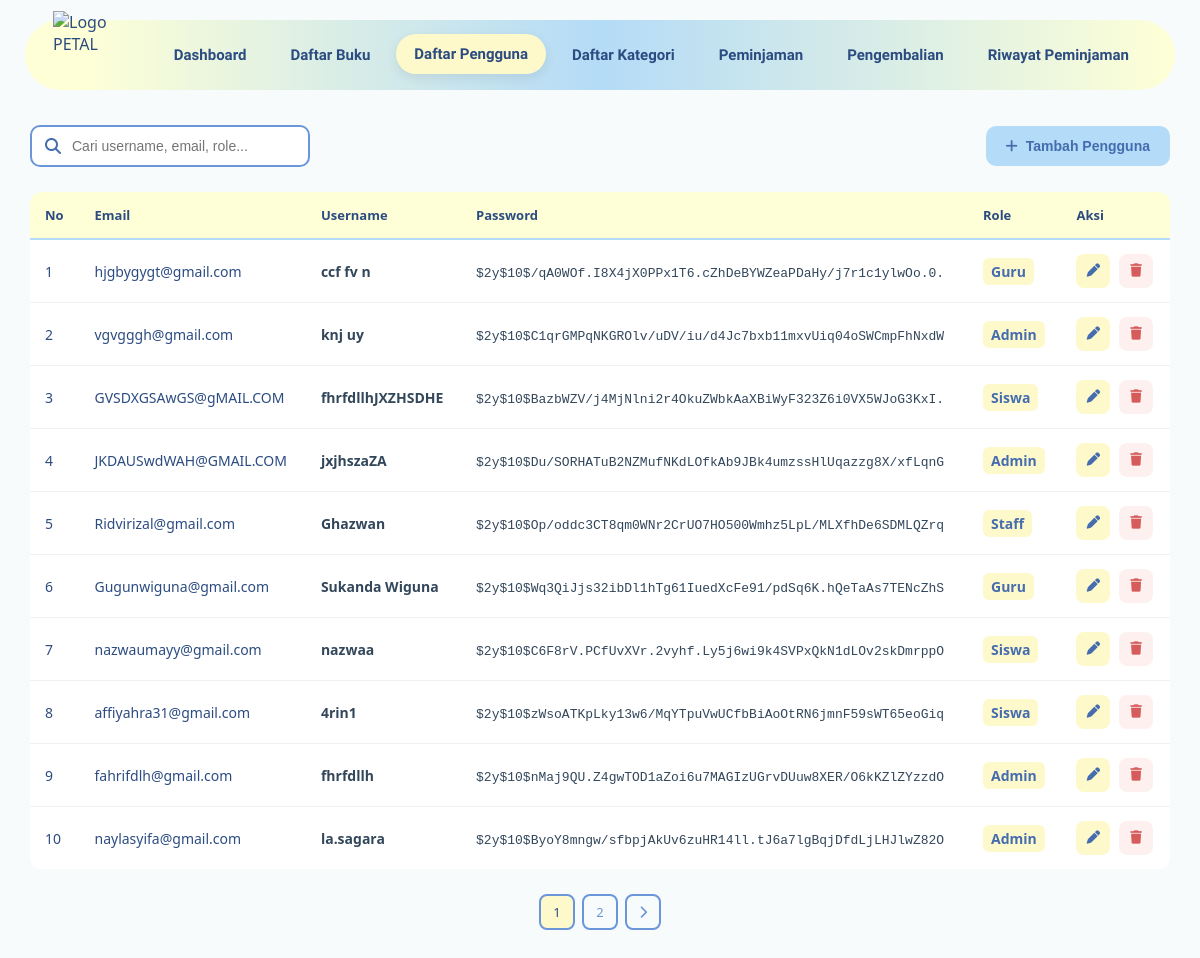
Screenshot of /views/daftar_user.php (signed in) with the database file from the repository.
### tables this page shows
CREATE TABLE `users` (
  `id_user` int(11) NOT NULL,
  `Email` varchar(160) DEFAULT NULL,
  `username` varchar(50) DEFAULT NULL,
  `password` varchar(255) DEFAULT NULL,
  `role` enum('admin','siswa','guru','staff') NOT NULL DEFAULT 'siswa'
);

### models/koneksi.php (called while the page is built, shortened)
<?php
class Koneksi {
    private $host = "localhost",
            $username = "root",
            $pass = "",
            $db = "Peminjaman_Buku_PETAL";
    function __construct() {
        try {
            $this->koneksi = mysqli_connect(
                $this->host,
                $this->username,
                $this->pass,
                $this->db
            );
        } catch (mysqli_sql_exception $e) {
            $this->koneksi = false;
        }
    }
}

### models/m_user.php (called while the page is built, shortened)
<?php
include_once __DIR__ . '/koneksi.php';
class m_user
{
    private $conn;
    public function __construct()
    {
        $db = new koneksi();
        $this->conn = $db->koneksi;
    }
    public function tampil_data_page($start, $limit)
{
    $start = (int) $start;
    $limit = (int) $limit;
    $sql = "SELECT id_user, Email, username, password, role
            FROM users
            ORDER BY id_user DESC
            LIMIT $start, $limit";
    $query = mysqli_query($this->conn, $sql);
    $result = [];
    if ($query) {
        while ($data = mysqli_fetch_object($query)) {
            $result[] = $data;
        }
    }
    return $result;
}
    public function hitung_total()
    {
        $sql = "SELECT COUNT(*) AS total
                FROM users";
        $query = mysqli_query(
            $this->conn,
            $sql
        );
        $data = mysqli_fetch_assoc($query);
        return (int) (
            $data['total'] ?? 0
        );
    }
}
?>

### controller/c_user.php (called while the page is built, shortened)
<?php
include_once __DIR__ . '/../models/m_user.php';
$user = new m_user();
try {
    $limit = 10;
    $halaman =
        isset($_GET['halaman'])
        ? max(
            1,
            (int) $_GET['halaman']
        )
        : 1;
    $start =
        ($halaman - 1) * $limit;
    $keyword =
        trim(
            $_GET['keyword'] ?? ''
        );
    if (!empty($keyword)) {
        $total_data =
            $user->hitung_total_cari(
                $keyword
            );
        $total_halaman =
            ceil(
                $total_data / $limit
            );
        $data_user =
            $user->tampil_data_cari_page(
                $keyword,
                $start,
                $limit
            );
    }
    else {
        $total_data =
            $user->hitung_total();
        $total_halaman =
            ceil(
                $total_data / $limit
            );
        $data_user =
            $user->tampil_data_page(
                $start,
                $limit
            );
    }
} catch (Exception $e) {
    echo "Error: "
        . $e->getMessage();
}
?>

### views/daftar_user.php (the view, shortened to what this page needs)
<?php
include_once __DIR__ . '/../controller/c_user.php';
$keyword =
    $_GET['keyword'] ?? '';
$kw_param =
    !empty($keyword)
    ? '&keyword=' . urlencode($keyword)
    : '';
?>
<!DOCTYPE html>
<html lang="id">
<head>
    <link
        rel="stylesheet"
        href="../css/daftar_bu.css"
    >
    <link rel="stylesheet" href="../css/admin_responsive.css">
    <link
        rel="stylesheet"
        href="https://cdnjs.cloudflare.com/ajax/libs/font-awesome/6.5.1/css/all.min.css"
    >
</head>
<body>
<nav class="navbar">
    <img
        src="../assets/logo.svg"
        class="logo"
        alt="Logo PETAL">
    <div class="nav-links">
        <a href="dashboard_admin.php">Dashboard</a>
        <a href="daftar_bukuA.php">Daftar Buku</a>
        <a href="daftar_user.php" class="active">Daftar Pengguna</a>
        <a href="daftar_kategori.php">Daftar Kategori</a>
        <a href="peminjamanA.php">Peminjaman</a>
        <a href="pengembalianA.php">Pengembalian</a>
        <a href="riwayat_peminjamanA.php">Riwayat Peminjaman</a>
    </div>
</nav>
<div class="container">
    <div class="page-header">
        <form
            method="GET"
            action="daftar_user.php"
            class="search-box"
        >
            <i
                class="fa-solid fa-magnifying-glass"
            ></i>
            <input
                type="text"
                name="keyword"
                value="<?= htmlspecialchars(
                    $keyword,
                    ENT_QUOTES,
                    'UTF-8'
                ); ?>"
                placeholder="Cari username, email, role..."
            >
        </form>
        <button
            type="button"
            class="btn-tambah"
            onclick="bukaModalTambah()"
        >
            <i
                class="fa-solid fa-plus"
            ></i>
            Tambah Pengguna
        </button>
    </div>
<div class="table-wrapper">
    <table id="tableBuku">
        <thead>
            <tr>
                <th>
                    No
                </th>
                <th>
                    Email
                </th>
                <th>
                    Username
                </th>
                <th>
                    Password
                </th>
                <th>
                    Role
                </th>
                <th>
                    Aksi
                </th>
            </tr>
        </thead>
        <tbody>
            <?php if (!empty($data_user)): ?>
                <?php foreach (
                    $data_user as $index => $u
                ): ?>
                    <tr>
                        <td>
                            <?= ($start ?? 0)
                                + $index
                                + 1; ?>
                        </td>
                        <td>
                            <?= htmlspecialchars(
                                $u->Email ?? '',
                                ENT_QUOTES,
                                'UTF-8'
                            ); ?>
                        </td>
                        <td>
                            <span class="judul-buku">
                                <?= htmlspecialchars(
                                    $u->username ?? '',
                                    ENT_QUOTES,
                                    'UTF-8'
                                ); ?>
                            </span>
                        </td>
                        <td>
                            <span class="password-user">
                                <?= htmlspecialchars(
                                    $u->password ?? '',
                                    ENT_QUOTES,
                                    'UTF-8'
                                ); ?>
                            </span>
                        </td>
                        <td>
                            <span class="stok">
                                <?= htmlspecialchars(
                                    ucfirst(
                                        $u->role ?? ''
                                    ),
                                    ENT_QUOTES,
                                    'UTF-8'
                                ); ?>
                            </span>
                        </td>
                        <td class="aksi">
                            <button
                                type="button"
                                class="btn-edit"
                                title="Edit User"
                                data-id="<?= (int)
                                    $u->id_user; ?>"
                                data-username="<?= htmlspecialchars(
                                    $u->username ?? '',
                                    ENT_QUOTES,
                                    'UTF-8'
                                ); ?>"
                                data-email="<?= htmlspecialchars(
                                    $u->Email ?? '',
                                    ENT_QUOTES,
                                    'UTF-8'
                                ); ?>"
                                data-role="<?= htmlspecialchars(
                                    $u->role ?? '',
                                    ENT_QUOTES,
                                    'UTF-8'
                                ); ?>"
                                onclick="bukaModalEdit(this)"
                            >
                                <i
                                    class="fa-solid fa-pen"
                                ></i>
                            </button>
                            <button
                                type="button"
                                class="btn-hapus"
                                title="Hapus User"
                                onclick="hapusUser(
                                    <?= (int)
                                    $u->id_user; ?>
                                )"
                            >
                                <i
                                    class="fa-solid fa-trash"
                                ></i>
                            </button>
                        </td>
                    </tr>
                <?php endforeach; ?>
            <?php endif; ?>
        </tbody>
    </table>
</div>
    <?php if (
        isset($total_halaman)
        &&
        $total_halaman > 1
    ): ?>
        <div class="pagination">
            <?php for (
                $i = 1;
                $i <= $total_halaman;
                $i++
            ): ?>
                <a
                    href="?halaman=<?= $i
                        . $kw_param; ?>"
                    class="<?= $i == $halaman
                        ? 'active'
                        : ''; ?>"
                >
                    <?= $i; ?>
                </a>
            <?php endfor; ?>
            <?php if (
                $halaman < $total_halaman
            ): ?>
                <a
                    href="?halaman=<?= (
                        $halaman + 1
                    ) . $kw_param; ?>"
                >
                    <i
                        class="fa-solid fa-chevron-right"
                    ></i>
                </a>
            <?php endif; ?>
        </div>
    <?php endif; ?>
</div>
</body>
</html>

### css/daftar_bu.css (style rules this page uses)
* { margin: 0; padding: 0; box-sizing: border-box; }
body { font-family: 'Segoe UI', sans-serif; background: #f8fbfc; color: #2c4c81; }
.navbar { width: calc(100% - 50px); margin: 20px auto; padding: 8px 28px; display: flex; align-items: center; justify-content: space-between; background: linear-gradient( 90deg, #feffd6 5%, #b4dbf7 50%, #feffd6 100% ); border-radius: 50px; height: 70px; }
.logo { width: 95px; height: 95px; object-fit: contain; margin-top: 6px; }
.nav-links { display: flex; align-items: center; gap: 8px; }
.nav-links a { font-family: "Original Surfer", sans-serif; font-weight: 600; font-style: normal; text-decoration: none; color: #2c4c81; padding: 11px 18px; border-radius: 999px; font-size: 15px; transition: 0.25s ease; }
.nav-links a:hover, .nav-links a.active { background: #fef9cb; box-shadow: 0 4px 12px rgba(0, 0, 0, 0.08); transform: translateY(-1px); }
.container { width: calc(100% - 60px); max-width: 1400px; margin: 35px auto 50px; }
.page-header { display: flex; justify-content: space-between; align-items: center; width: 100%; margin-bottom: 25px; gap: 15px; }
.search-box { width: 280px; position: relative; }
.search-box i { position: absolute; left: 15px; top: 50%; transform: translateY(-50%); color: #456cae; }
.search-box input { width: 100%; padding: 11px 16px 11px 40px; border: 2px solid #6b96da; border-radius: 10px; outline: none; font-size: 14px; transition: 0.2s; }
.btn-tambah { margin-left: auto; border: none; padding: 12px 20px; border-radius: 10px; background: #b4dbf7; color: #456cae; font-size: 14px; font-weight: 600; cursor: pointer; display: flex; align-items: center; gap: 8px; transition: 0.25s ease; }
#tableBuku { width: 100%; min-width: 1050px; border-collapse: collapse; overflow: hidden; }
#tableBuku thead { background: #feffd6; }
#tableBuku th { padding: 14px 15px; text-align: left; color: #2c4c81; font-size: 13px; font-weight: 700; border-bottom: 2px solid #b4dbf7; }
#tableBuku td { padding: 14px 15px; border-bottom: 1px solid #eef2f3; font-size: 14px; vertical-align: middle; background: white; }
#tableBuku tbody tr { transition: 0.2s ease; }
#tableBuku tbody tr:last-child td { border-bottom: none; }
.table-wrapper { width: 100%; overflow-x: auto; border-radius: 12px; }
.judul-buku { font-weight: 600; color: #33475b; }
.stok { display: inline-block; min-width: 35px; text-align: center; padding: 4px 8px; border-radius: 6px; background: #fef9cb; color: #456cae; font-weight: 600; }
.password-user { display: inline-block; color: #33475b; font-family: monospace; font-size: 13px; overflow-wrap: anywhere; }
#tableBuku td.aksi { white-space: nowrap; }
.btn-edit, .btn-hapus { width: 34px; height: 34px; border: none; border-radius: 8px; cursor: pointer; display: inline-flex; align-items: center; justify-content: center; transition: 0.2s ease; }
.btn-edit { background: #fef9cb; color: #456cae; margin-right: 5px; }
.btn-hapus { background: #fff0f0; color: #d65c5c; }
.pagination { display: flex; justify-content: center; align-items: center; gap: 7px; margin-top: 25px; }
.pagination a { min-width: 36px; height: 36px; padding: 0 10px; display: flex; align-items: center; justify-content: center; text-decoration: none; border-radius: 8px; color: #6b96da; border: 2px solid #6b96da; font-size: 13px; font-weight: 500; transition: 0.2s; }
.pagination a:hover, .pagination a.active { background: #fef9cb; color: #2c4c81; }

### css/admin_responsive.css (style rules this page uses)
img { max-width: 100%; }
.table-wrapper { -webkit-overflow-scrolling: touch; }

### rows the page displays
users: index "1", Email "hjgbygygt@gmail.com", username "ccf fv n", password "$2y$10$/qA0WOf.I8X4jX0PPx1T6.cZhDeBYWZeaPDaHy/j7r1c1ylwOo.0.", role "Guru"
users: index "2", Email "vgvgggh@gmail.com", username "knj uy", password "$2y$10$C1qrGMPqNKGROlv/uDV/iu/d4Jc7bxb11mxvUiq04oSWCmpFhNxdW", role "Admin"
users: index "3", Email "GVSDXGSAwGS@gMAIL.COM", username "fhrfdllhJXZHSDHE", password "$2y$10$BazbWZV/j4MjNlni2r4OkuZWbkAaXBiWyF323Z6i0VX5WJoG3KxI.", role "Siswa"
users: index "4", Email "JKDAUSwdWAH@GMAIL.COM", username "jxjhszaZA", password "$2y$10$Du/SORHATuB2NZMufNKdLOfkAb9JBk4umzssHlUqazzg8X/xfLqnG", role "Admin"
users: index "5", Email "Ridvirizal@gmail.com", username "Ghazwan", password "$2y$10$Op/oddc3CT8qm0WNr2CrUO7HO500Wmhz5LpL/MLXfhDe6SDMLQZrq", role "Staff"
users: index "6", Email "Gugunwiguna@gmail.com", username "Sukanda Wiguna", password "$2y$10$Wq3QiJjs32ibDl1hTg61IuedXcFe91/pdSq6K.hQeTaAs7TENcZhS", role "Guru"
users: index "7", Email "nazwaumayy@gmail.com", username "nazwaa", password "$2y$10$C6F8rV.PCfUvXVr.2vyhf.Ly5j6wi9k4SVPxQkN1dLOv2skDmrppO", role "Siswa"
users: index "8", Email "affiyahra31@gmail.com", username "4rin1", password "$2y$10$zWsoATKpLky13w6/MqYTpuVwUCfbBiAoOtRN6jmnF59sWT65eoGiq", role "Siswa"
users: index "9", Email "fahrifdlh@gmail.com", username "fhrfdllh", password "$2y$10$nMaj9QU.Z4gwTOD1aZoi6u7MAGIzUGrvDUuw8XER/O6kKZlZYzzdO", role "Admin"
users: index "10", Email "naylasyifa@gmail.com", username "la.sagara", password "$2y$10$ByoY8mngw/sfbpjAkUv6zuHR14ll.tJ6a7lgBqjDfdLjLHJlwZ82O", role "Admin"
